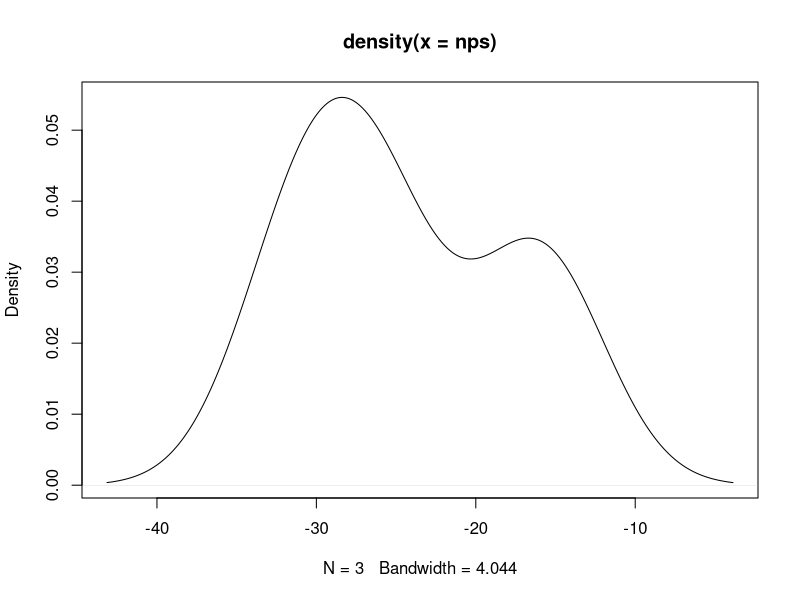

R code for this plot:
##NPS Simulation

outcomes = c(1:3)
nps <- c()    
x <- c()
for (i in 1:3) 
  {
  npssimulation <- sample(outcomes, size = 50, replace = TRUE, prob = c(.60,.20,.20))
    detractor <- subset(npssimulation, npssimulation == 1)
    passive <- subset (npssimulation, npssimulation == 2)
    promoter <- subset(npssimulation, npssimulation == 3)
    totalresp <- sum(length(promoter),length(detractor), length(passive))
    x <- (length(promoter) - length(detractor))
    x <- (x / length(totalresp))
  nps <- append(nps, x)
}
mean(nps)
npsdistribution <- density(nps)
plot (npsdistribution)
